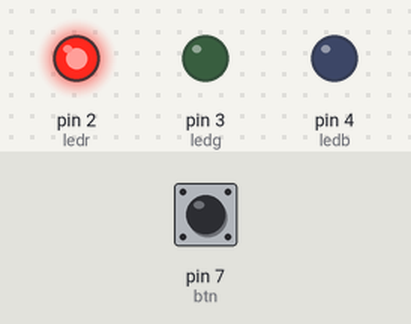
A sketch run on a simulated Arduino Uno, built with avr-gcc and run on an emulated ATmega328P. Parts: output pins drawn as LEDs (lit = HIGH). Inputs (shaded band) come from the test bench; at power-on: pin 7 (btn) LOW.

Above: at 1.2 s.
1.3 s: pin 7 (btn) pulled HIGH for 0.15 s
At 2.2 s:
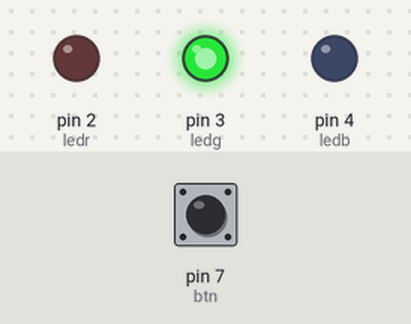
2.9 s: pin 7 (btn) pulled HIGH for 1 s
At 4.7 s:
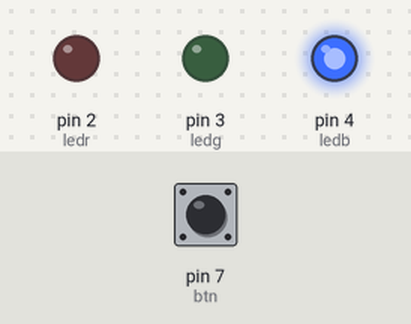
5.4 s: pin 7 (btn) pulled HIGH for 0.15 s
At 6.6 s:
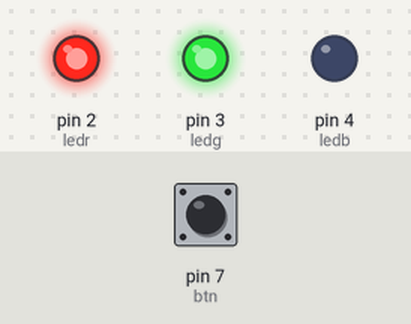
7.0 s: pin 7 (btn) pulled HIGH for 3.2 s
At 10.7 s:
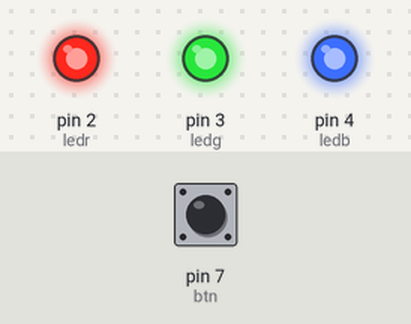
11.7 s: pin 7 (btn) pulled HIGH for 0.15 s
At 12.6 s:
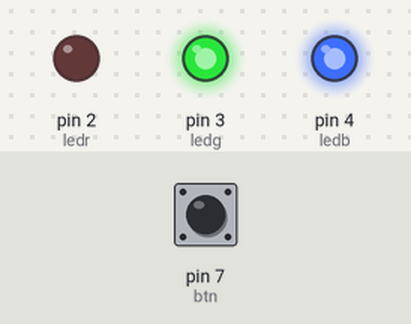
13.3 s: pin 7 (btn) pulled HIGH for 1 s
At 15.0 s:
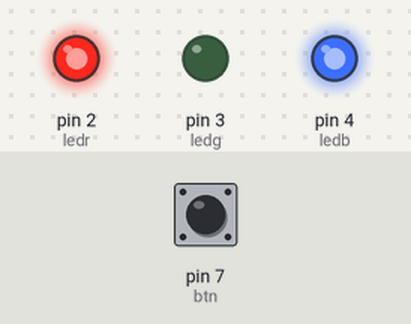
Timing chart, 0 to 16.5 s (numbered marks = the images above; inputs shaded):
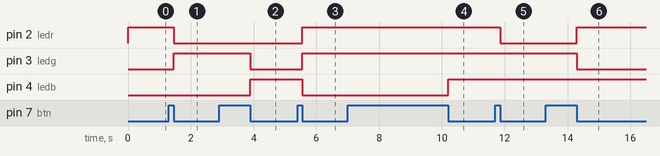

Measured:
- after the input at 1.3 s, pin 2 (ledr): HIGH → LOW after 0.15 s; pin 3 (ledg): LOW → HIGH after 0.15 s
- after the input at 2.9 s, pin 3 (ledg): HIGH → LOW after 1.0 s; pin 4 (ledb): LOW → HIGH after 1.0 s
- after the input at 5.4 s, pin 2 (ledr), pin 3 (ledg): LOW → HIGH after 0.15 s; pin 4 (ledb): HIGH → LOW after 0.15 s
- after the input at 7.0 s, pin 4 (ledb): LOW → HIGH after 3.2 s
- after the input at 11.7 s, pin 2 (ledr): HIGH → LOW after 0.15 s
- after the input at 13.3 s, pin 2 (ledr): LOW → HIGH after 1.0 s; pin 3 (ledg): HIGH → LOW after 1.0 s

The sketch:

aula_08.ino
```cpp
// C++ code
//
#define ledr 2
#define ledg 3
#define ledb 4
#define btn 7

int btnClicado=0;
int btnLiberado=0;
int ciclo=0;

void setup() {
  pinMode(ledr, OUTPUT);
  pinMode(ledg, OUTPUT);
  pinMode(ledb, OUTPUT);
  pinMode(btn, INPUT);
}

void definirCor(int upColorRed, int upColorGreen, int upColorBlur) {
  digitalWrite(ledr, upColorRed);
  digitalWrite(ledg, upColorGreen);
  digitalWrite(ledb, upColorBlur);
}

void trocarLed() {
  switch(ciclo) {
    case 0:
      definirCor(1, 0, 0);
    break;
    case 1:
      definirCor(0, 1, 0);
    break;
    case 2:
      definirCor(0, 0, 1);
    break;
    case 3:
      definirCor(1, 1, 0);
    break;
    case 4:
      definirCor(1, 1, 1);
    break;
    case 5:
      definirCor(0, 1, 1);
    break;
    case 6:
      definirCor(1, 0, 1);
    break;
    default:
      ciclo=0;
  }
}

void keyup() {
  if((btnClicado == 1 and btnLiberado == 1))
  {
    btnClicado=0;
    btnLiberado=0;
    ciclo++;
  }

    trocarLed();
}

void loop() {
  if(digitalRead(btn)== HIGH)
  {
    btnClicado = 1;
    btnLiberado = 0;
  }
  else
  {
    btnLiberado = 1;
  }

  keyup();
}
```
